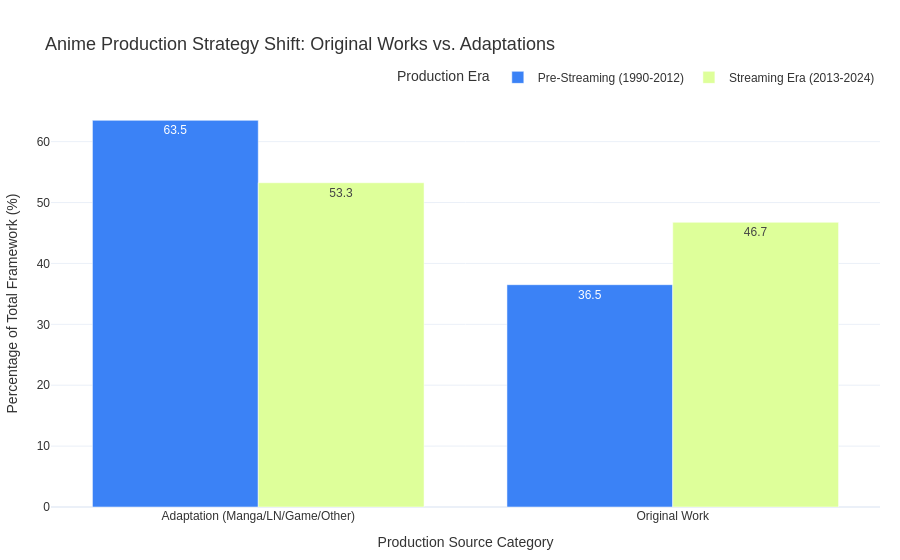

Notebook cell for this chart:
### Markdown cell above
## Industrial Production Structure: Original Works vs. Adaptations (Pre- vs. Post-2013)

### Objective of the Analysis
The entry of capital from Western streaming platforms (Netflix, Crunchyroll) has not only changed volumes and genres (as demonstrated in Chart 7), but has potentially altered the business and risk management models of the Japanese industry. This section analyzes whether the Streaming Era has favored the emergence of **Original Works** (created from scratch for TV/Streaming) or whether it has intensified the reliance on **Adaptations** of pre-existing material (manga, light novels, games), historically considered safer investments thanks to an already established fan base.

### Methodological Choice
To eliminate any computational overhead and meet algorithmic efficiency criteria, the entire process is vectorized using Pandas native architecture and NumPy array structures:
1. The data is vectorized into two distinct historical macro-eras using `np.where`: **Pre-Streaming (1990-2012)** and **Streaming Era (2013-2024)**.
2. The `source` column (which contains dozens of heterogeneous textual labels such as *Manga, Light Novel, Visual Novel, Game*) is reclassified in binary: the *Original* label is isolated, while all other instances are aggregated under the *Adaptation* category.
3. The absolute counts are normalized into **percentage shares within each era**. This normalization is mathematically mandatory: the post-2013 volume explosion would visually crush the previous era, making a fair proportional comparison impossible.

The visualization uses a **Grouped Bar Chart**, the optimal solution for directly comparing structural changes in percentage shares between two closed time cohorts.

### Code cell
functionsCountries.productionShiftAnalysis()

### Figure 1 — Plotly figure (JSON) as saved in the notebook; plotly's stock layout.template omitted (floating-point values rounded to 4 significant figures)
{"data": [{"alignmentgroup": "True", "hovertemplate": "Era=Pre-Streaming (1990-2012)<br>Type of Production Source=%{x}<br>Proportion of Total Production (%)=%{y}<extra></extra>", "legendgroup": "Pre-Streaming (1990-2012)", "marker": {"color": "#3b82f6", "pattern": {"shape": ""}}, "name": "Pre-Streaming (1990-2012)", "offsetgroup": "Pre-Streaming (1990-2012)", "orientation": "v", "showlegend": true, "textposition": "auto", "texttemplate": "%{y:.1f}", "type": "bar", "x": ["Adaptation (Manga/LN/Game/Other)", "Original Work"], "xaxis": "x", "y": [63.49, 36.51], "yaxis": "y"}, {"alignmentgroup": "True", "hovertemplate": "Era=Streaming Era (2013-2024)<br>Type of Production Source=%{x}<br>Proportion of Total Production (%)=%{y}<extra></extra>", "legendgroup": "Streaming Era (2013-2024)", "marker": {"color": "#deff9a", "pattern": {"shape": ""}}, "name": "Streaming Era (2013-2024)", "offsetgroup": "Streaming Era (2013-2024)", "orientation": "v", "showlegend": true, "textposition": "auto", "texttemplate": "%{y:.1f}", "type": "bar", "x": ["Adaptation (Manga/LN/Game/Other)", "Original Work"], "xaxis": "x", "y": [53.25, 46.75], "yaxis": "y"}], "layout": {"barmode": "group", "font": {"color": "#333333", "family": "Arial, sans-serif", "size": 12}, "legend": {"orientation": "h", "title": {"text": "Production Era"}, "tracegroupgap": 0, "x": 1, "xanchor": "right", "y": 1.02, "yanchor": "bottom"}, "margin": {"b": 50, "l": 50, "r": 20, "t": 100}, "title": {"font": {"family": "Arial, sans-serif", "size": 18}, "text": "Anime Production Strategy Shift: Original Works vs. Adaptations"}, "xaxis": {"anchor": "y", "domain": [0, 1], "title": {"text": "Production Source Category"}}, "yaxis": {"anchor": "x", "domain": [0, 1], "title": {"text": "Percentage of Total Framework (%)"}}}}
